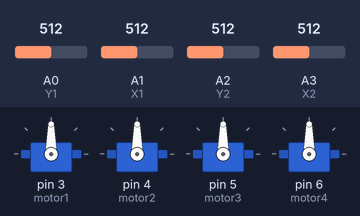
A sketch run on a simulated Arduino Uno, built with avr-gcc and run on an emulated ATmega328P. On the bench: 4 × servo. The test bench sets the inputs (shaded band); at power-on: A0 (Y1) = 512, A1 (X1) = 512, A2 (Y2) = 512, A3 (X2) = 512.

Above: at 1.2 s.
1.3 s: A0 (Y1) set to 716
At 1.8 s:
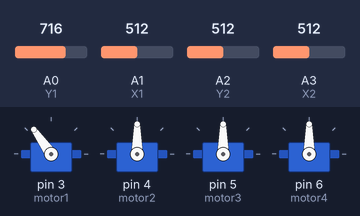
2.8 s: A1 (X1) set to 716
At 3.2 s:
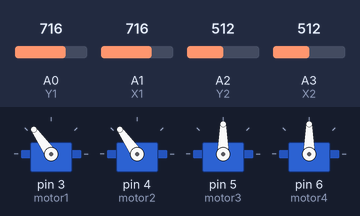
4.3 s: A2 (Y2) set to 716
At 5.4 s:
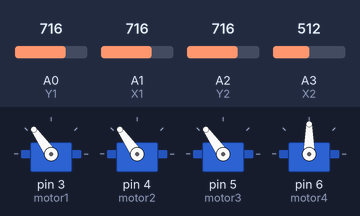
5.8 s: A3 (X2) set to 716
At 6.4 s:
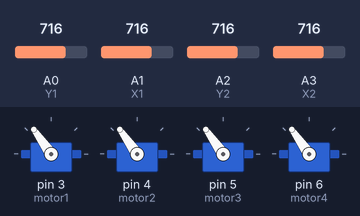
7.3 s: A0 (Y1) set to 992
At 7.8 s:
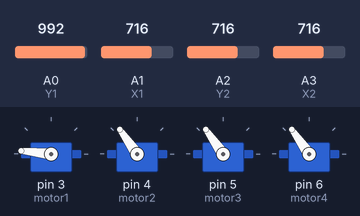
8.8 s: A1 (X1) set to 992
At 10.1 s:
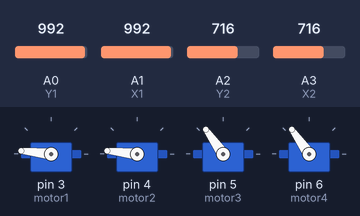
Timing chart, 0 to 11.3 s (numbered marks = the images above; inputs shaded):
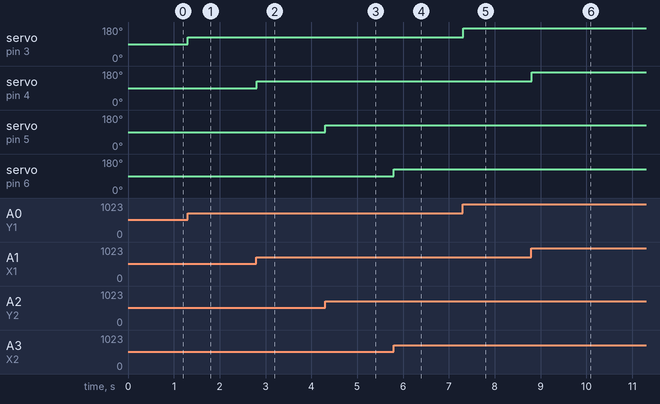

The sketch:

Programa_Brazo_Robotico.ino
```cpp
#include <Servo.h>

Servo motor1;
Servo motor2;
Servo motor3;
Servo motor4;

int Y1 = 0;
int X1 = 1;
int Y2 = 2;
int X2 = 3;

void setup() {

   motor1.attach(3);
   motor2.attach(4);
   motor3.attach(5);
   motor4.attach(6);
}

void loop() {

int position_Y1 = analogRead(Y1);
int angulo1 = map(position_Y1, 0, 1023, 0, 180);
int position_X1 = analogRead(X1);
int angulo2 = map(position_X1, 0, 1023, 0, 180);
int position_Y2 = analogRead(Y2);
int angulo3 = map(position_Y2, 0, 1023, 0, 180);
int position_X2 = analogRead(X2);
int angulo4 = map(position_X2, 0, 1023, 0, 180);

motor1.write(angulo1);
motor2.write(angulo2);
motor3.write(angulo3);
motor4.write(angulo4);

delay(10);
}
```

Measured:
- after the input at 1.3 s, servo on pin 3 (motor1): 90° → 125° at once
- after the input at 2.8 s, servo on pin 4 (motor2): 90° → 125° at once
- after the input at 4.3 s, servo on pin 5 (motor3): 90° → 125° at once
- after the input at 5.8 s, servo on pin 6 (motor4): 90° → 125° at once
- after the input at 7.3 s, servo on pin 3 (motor1): 125° → 174° at once
- after the input at 8.8 s, servo on pin 4 (motor2): 125° → 174° at once
